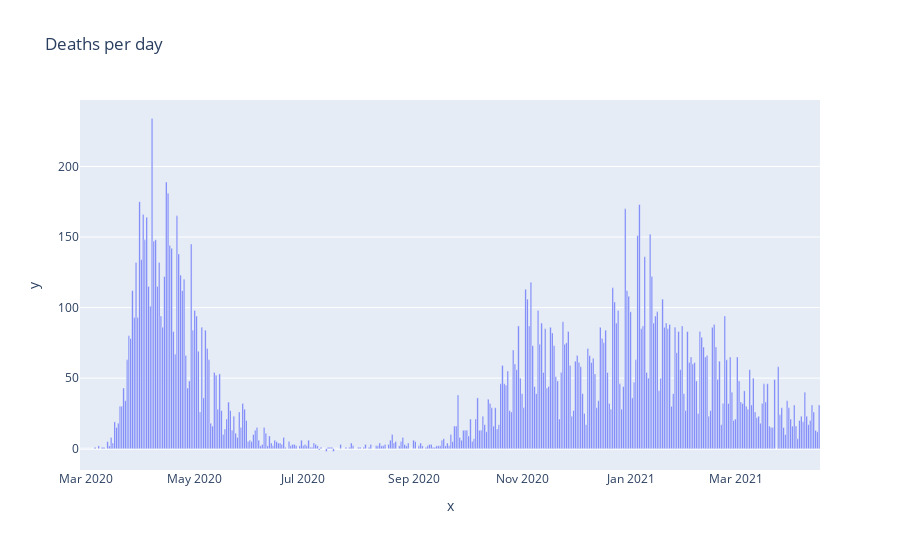
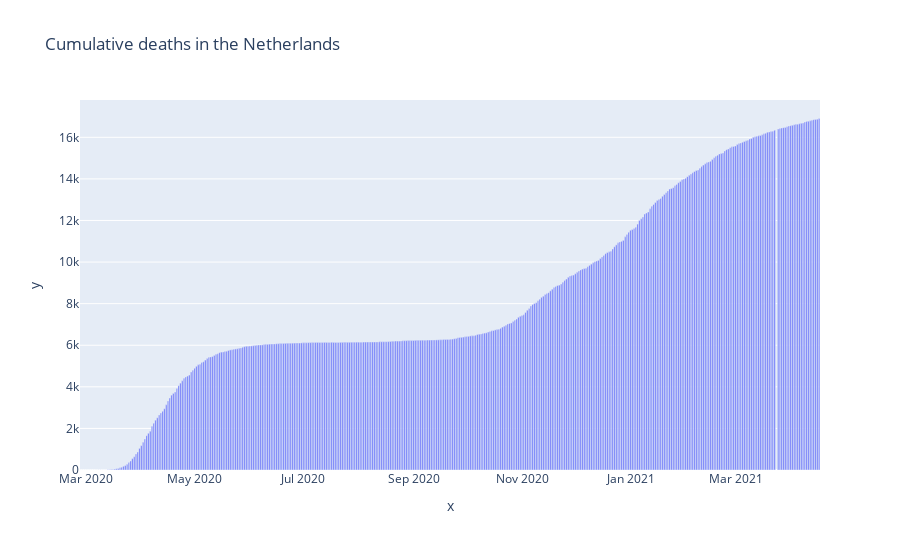

Notebook cell for these charts, in order:
### Code cell
# plot deaths and cumulative deaths
deaths = px.bar(x=cov_dea_date, y=num_dea, height=550, 
               title='Deaths per day')
deaths.show()

deaths_cum = px.bar(x=cov_dea_date, y=num_dea_cum, height=550, 
               title='Cumulative deaths in the Netherlands')
deaths_cum.show()

### Figure 1 — Plotly figure (JSON) as saved in the notebook; plotly's stock layout.template omitted (floating-point values rounded to 4 significant figures; data arrays with more than 128 entries replaced by an {"elided": "..."} marker saying what was removed)
{"data": [{"alignmentgroup": "True", "hovertemplate": "x=%{x}<br>y=%{y}<extra></extra>", "legendgroup": "", "marker": {"color": "#636efa", "pattern": {"shape": ""}}, "name": "", "offsetgroup": "", "orientation": "v", "showlegend": false, "textposition": "auto", "type": "bar", "x": {"elided": "415 str values"}, "xaxis": "x", "y": {"elided": "415 int values"}, "yaxis": "y"}], "layout": {"barmode": "relative", "height": 550, "legend": {"tracegroupgap": 0}, "title": {"text": "Deaths per day"}, "xaxis": {"anchor": "y", "domain": [0, 1], "title": {"text": "x"}}, "yaxis": {"anchor": "x", "domain": [0, 1], "title": {"text": "y"}}}}

### Figure 2 — Plotly figure (JSON) as saved in the notebook; plotly's stock layout.template omitted (floating-point values rounded to 4 significant figures; data arrays with more than 128 entries replaced by an {"elided": "..."} marker saying what was removed)
{"data": [{"alignmentgroup": "True", "hovertemplate": "x=%{x}<br>y=%{y}<extra></extra>", "legendgroup": "", "marker": {"color": "#636efa", "pattern": {"shape": ""}}, "name": "", "offsetgroup": "", "orientation": "v", "showlegend": false, "textposition": "auto", "type": "bar", "x": {"elided": "415 str values"}, "xaxis": "x", "y": {"elided": "415 int values"}, "yaxis": "y"}], "layout": {"barmode": "relative", "height": 550, "legend": {"tracegroupgap": 0}, "title": {"text": "Cumulative deaths in the Netherlands"}, "xaxis": {"anchor": "y", "domain": [0, 1], "title": {"text": "x"}}, "yaxis": {"anchor": "x", "domain": [0, 1], "title": {"text": "y"}}}}
